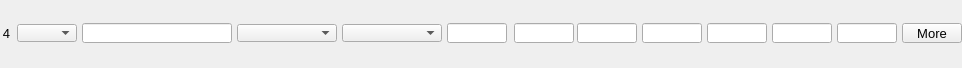
    <widget class="PyDMFrame" name="composite_3">
      <property name="geometry">
        <rect>
          <x>8</x>
          <y>305</y>
          <width>962</width>
          <height>68</height>
        </rect>
      </property>
      <widget class="PyDMEnumComboBox" name="menu_9">
        <property name="geometry">
          <rect>
            <x>17</x>
            <y>24</y>
            <width>60</width>
            <height>18</height>
          </rect>
        </property>
        <property name="toolTip">
          <string>${P}${O4}Use</string>
        </property>
        <property name="channel" stdset="0">
          <string>ca://${P}${O4}Use</string>
        </property>
        <property name="font" stdset="0">
          <font>
            <pointsize>10</pointsize>
          </font>
        </property>
        <property name="styleSheet">
          <string notr="true">PyDMEnumComboBox#menu_9 {
  color: rgb(0, 0, 0);
  background-color: rgb(115, 223, 255);
  }</string>
        </property>
      </widget>
      <widget class="PyDMLabel" name="text_update_33">
        <property name="geometry">
          <rect>
            <x>17</x>
            <y>0</y>
            <width>60</width>
            <height>18</height>
          </rect>
        </property>
        <property name="toolTip">
          <string>PV: ${P}${O4}Use_RBV</string>
        </property>
        <property name="channel" stdset="0">
          <string>ca://${P}${O4}Use_RBV</string>
        </property>
        <property name="font" stdset="0">
          <font>
            <pointsize>10</pointsize>
          </font>
        </property>
        <property name="alignment">
          <set>Qt::AlignCenter</set>
        </property>
        <property name="textInteractionFlags">
          <set>Qt::TextSelectableByKeyboard|Qt::TextSelectableByMouse</set>
        </property>
        <property name="styleSheet">
          <string notr="true">PyDMLabel#text_update_33 {
  color: rgb(10, 0, 184);
  background-color: rgb(70, 70, 70);
  }</string>
        </property>
      </widget>
      <widget class="PyDMLineEdit" name="text_entry_24">
        <property name="geometry">
          <rect>
            <x>82</x>
            <y>23</y>
            <width>150</width>
            <height>20</height>
          </rect>
        </property>
        <property name="channel" stdset="0">
          <string>ca://${P}${O4}Name</string>
        </property>
        <property name="toolTip">
          <string>${P}${O4}Name</string>
        </property>
        <property name="font" stdset="0">
          <font>
            <pointsize>10</pointsize>
          </font>
        </property>
        <property name="styleSheet">
          <string notr="true">PyDMLineEdit#text_entry_24 {
  color: rgb(0, 0, 0);
  background-color: rgb(115, 223, 255);
  border: 1px solid black;
  margin: 0px;
  padding: 0px;
  spacing: 0px;
  }</string>
        </property>
      </widget>
      <widget class="PyDMLabel" name="text_update_34">
        <property name="geometry">
          <rect>
            <x>82</x>
            <y>0</y>
            <width>150</width>
            <height>18</height>
          </rect>
        </property>
        <property name="toolTip">
          <string>PV: ${P}${O4}Name_RBV</string>
        </property>
        <property name="channel" stdset="0">
          <string>ca://${P}${O4}Name_RBV</string>
        </property>
        <property name="font" stdset="0">
          <font>
            <pointsize>10</pointsize>
          </font>
        </property>
        <property name="alignment">
          <set>Qt::AlignCenter</set>
        </property>
        <property name="textInteractionFlags">
          <set>Qt::TextSelectableByKeyboard|Qt::TextSelectableByMouse</set>
        </property>
        <property name="styleSheet">
          <string notr="true">PyDMLabel#text_update_34 {
  color: rgb(10, 0, 184);
  background-color: rgb(187, 187, 187);
  }</string>
        </property>
      </widget>
      <widget class="PyDMEnumComboBox" name="menu_10">
        <property name="geometry">
          <rect>
            <x>237</x>
            <y>24</y>
            <width>100</width>
            <height>18</height>
          </rect>
        </property>
        <property name="toolTip">
          <string>${P}${O4}Shape</string>
        </property>
        <property name="channel" stdset="0">
          <string>ca://${P}${O4}Shape</string>
        </property>
        <property name="font" stdset="0">
          <font>
            <pointsize>10</pointsize>
          </font>
        </property>
        <property name="styleSheet">
          <string notr="true">PyDMEnumComboBox#menu_10 {
  color: rgb(0, 0, 0);
  background-color: rgb(115, 223, 255);
  }</string>
        </property>
      </widget>
      <widget class="PyDMLabel" name="text_update_35">
        <property name="geometry">
          <rect>
            <x>237</x>
            <y>0</y>
            <width>100</width>
            <height>18</height>
          </rect>
        </property>
        <property name="toolTip">
          <string>PV: ${P}${O4}Shape_RBV</string>
        </property>
        <property name="channel" stdset="0">
          <string>ca://${P}${O4}Shape_RBV</string>
        </property>
        <property name="font" stdset="0">
          <font>
            <pointsize>10</pointsize>
          </font>
        </property>
        <property name="alignment">
          <set>Qt::AlignCenter</set>
        </property>
        <property name="textInteractionFlags">
          <set>Qt::TextSelectableByKeyboard|Qt::TextSelectableByMouse</set>
        </property>
        <property name="styleSheet">
          <string notr="true">PyDMLabel#text_update_35 {
  color: rgb(10, 0, 184);
  background-color: rgb(187, 187, 187);
  }</string>
        </property>
      </widget>
      <widget class="PyDMEnumComboBox" name="menu_11">
        <property name="geometry">
          <rect>
            <x>342</x>
            <y>24</y>
            <width>100</width>
            <height>18</height>
          </rect>
        </property>
        <property name="toolTip">
          <string>${P}${O4}DrawMode</string>
        </property>
        <property name="channel" stdset="0">
          <string>ca://${P}${O4}DrawMode</string>
        </property>
        <property name="font" stdset="0">
          <font>
            <pointsize>10</pointsize>
          </font>
        </property>
        <property name="styleSheet">
          <string notr="true">PyDMEnumComboBox#menu_11 {
  color: rgb(0, 0, 0);
  background-color: rgb(115, 223, 255);
  }</string>
        </property>
      </widget>
      <widget class="PyDMLabel" name="text_update_36">
        <property name="geometry">
          <rect>
            <x>342</x>
            <y>0</y>
            <width>100</width>
            <height>18</height>
          </rect>
        </property>
        <property name="toolTip">
          <string>PV: ${P}${O4}DrawMode_RBV</string>
        </property>
        <property name="channel" stdset="0">
          <string>ca://${P}${O4}DrawMode_RBV</string>
        </property>
        <property name="font" stdset="0">
          <font>
            <pointsize>10</pointsize>
          </font>
        </property>
        <property name="alignment">
          <set>Qt::AlignCenter</set>
        </property>
        <property name="textInteractionFlags">
          <set>Qt::TextSelectableByKeyboard|Qt::TextSelectableByMouse</set>
        </property>
        <property name="styleSheet">
          <string notr="true">PyDMLabel#text_update_36 {
  color: rgb(10, 0, 184);
  background-color: rgb(187, 187, 187);
  }</string>
        </property>
      </widget>
      <widget class="PyDMLineEdit" name="text_entry_25">
        <property name="geometry">
          <rect>
            <x>514</x>
            <y>23</y>
            <width>60</width>
            <height>20</height>
          </rect>
        </property>
        <property name="channel" stdset="0">
          <string>ca://${P}${O4}Green</string>
        </property>
        <property name="toolTip">
          <string>${P}${O4}Green</string>
        </property>
        <property name="font" stdset="0">
          <font>
            <pointsize>10</pointsize>
          </font>
        </property>
        <property name="styleSheet">
          <string notr="true">PyDMLineEdit#text_entry_25 {
  color: rgb(0, 0, 0);
  background-color: rgb(115, 223, 255);
  border: 1px solid black;
  margin: 0px;
  padding: 0px;
  spacing: 0px;
  }</string>
        </property>
      </widget>
      <widget class="PyDMLabel" name="text_update_37">
        <property name="geometry">
          <rect>
            <x>514</x>
            <y>0</y>
            <width>60</width>
            <height>18</height>
          </rect>
        </property>
        <property name="toolTip">
          <string>PV: ${P}${O4}Green_RBV</string>
        </property>
        <property name="channel" stdset="0">
          <string>ca://${P}${O4}Green_RBV</string>
        </property>
        <property name="font" stdset="0">
          <font>
            <pointsize>10</pointsize>
          </font>
        </property>
        <property name="alignment">
          <set>Qt::AlignCenter</set>
        </property>
        <property name="textInteractionFlags">
          <set>Qt::TextSelectableByKeyboard|Qt::TextSelectableByMouse</set>
        </property>
        <property name="styleSheet">
          <string notr="true">PyDMLabel#text_update_37 {
  color: rgb(10, 0, 184);
  background-color: rgb(187, 187, 187);
  }</string>
        </property>
      </widget>
      <widget class="PyDMLineEdit" name="text_entry_26">
        <property name="geometry">
          <rect>
            <x>577</x>
            <y>23</y>
            <width>60</width>
            <height>20</height>
          </rect>
        </property>
        <property name="channel" stdset="0">
          <string>ca://${P}${O4}Blue</string>
        </property>
        <property name="toolTip">
          <string>${P}${O4}Blue</string>
        </property>
        <property name="font" stdset="0">
          <font>
            <pointsize>10</pointsize>
          </font>
        </property>
        <property name="styleSheet">
          <string notr="true">PyDMLineEdit#text_entry_26 {
  color: rgb(0, 0, 0);
  background-color: rgb(115, 223, 255);
  border: 1px solid black;
  margin: 0px;
  padding: 0px;
  spacing: 0px;
  }</string>
        </property>
      </widget>
      <widget class="PyDMLabel" name="text_update_38">
        <property name="geometry">
          <rect>
            <x>577</x>
            <y>0</y>
            <width>60</width>
            <height>18</height>
          </rect>
        </property>
        <property name="toolTip">
          <string>PV: ${P}${O4}Blue_RBV</string>
        </property>
        <property name="channel" stdset="0">
          <string>ca://${P}${O4}Blue_RBV</string>
        </property>
        <property name="font" stdset="0">
          <font>
            <pointsize>10</pointsize>
          </font>
        </property>
        <property name="alignment">
          <set>Qt::AlignCenter</set>
        </property>
        <property name="textInteractionFlags">
          <set>Qt::TextSelectableByKeyboard|Qt::TextSelectableByMouse</set>
        </property>
        <property name="styleSheet">
          <string notr="true">PyDMLabel#text_update_38 {
  color: rgb(10, 0, 184);
  background-color: rgb(187, 187, 187);
  }</string>
        </property>
      </widget>
      <widget class="PyDMSlider" name="valuator_12">
        <property name="geometry">
          <rect>
            <x>642</x>
            <y>48</y>
            <width>60</width>
            <height>20</height>
          </rect>
        </property>
        <property name="channel" stdset="0">
          <string>ca://${P}${O4}PositionX</string>
        </property>
        <property name="toolTip">
          <string>${P}${O4}PositionX</string>
        </property>
        <property name="orientation" stdset="0">
          <string>Qt::Horizontal</string>
        </property>
        <property name="showLimitLabels" stdset="0">
          <bool>true</bool>
        </property>
        <property name="showValueLabel" stdset="0">
          <bool>false</bool>
        </property>
        <property name="showUnits" stdset="0">
          <bool>false</bool>
        </property>
        <property name="tickPosition" stdset="0">
          <enum>QSlider::NoTicks</enum>
        </property>
        <property name="precision" stdset="0">
          <number>1</number>
        </property>
        <property name="styleSheet">
          <string notr="true">PyDMSlider#valuator_12 {
  color: rgb(0, 0, 0);
  background-color: rgb(115, 223, 255);
  }</string>
        </property>
      </widget>
      <widget class="PyDMLineEdit" name="text_entry_27">
        <property name="geometry">
          <rect>
            <x>642</x>
            <y>23</y>
            <width>60</width>
            <height>20</height>
          </rect>
        </property>
        <property name="channel" stdset="0">
          <string>ca://${P}${O4}PositionX</string>
        </property>
        <property name="toolTip">
          <string>${P}${O4}PositionX</string>
        </property>
        <property name="font" stdset="0">
          <font>
            <pointsize>10</pointsize>
          </font>
        </property>
        <property name="styleSheet">
          <string notr="true">PyDMLineEdit#text_entry_27 {
  color: rgb(0, 0, 0);
  background-color: rgb(115, 223, 255);
  border: 1px solid black;
  margin: 0px;
  padding: 0px;
  spacing: 0px;
  }</string>
        </property>
      </widget>
      <widget class="PyDMLabel" name="text_update_39">
        <property name="geometry">
          <rect>
            <x>642</x>
            <y>0</y>
            <width>60</width>
            <height>18</height>
          </rect>
        </property>
        <property name="toolTip">
          <string>PV: ${P}${O4}PositionX_RBV</string>
        </property>
        <property name="channel" stdset="0">
          <string>ca://${P}${O4}PositionX_RBV</string>
        </property>
        <property name="font" stdset="0">
          <font>
            <pointsize>10</pointsize>
          </font>
        </property>
        <property name="alignment">
          <set>Qt::AlignCenter</set>
        </property>
        <property name="textInteractionFlags">
          <set>Qt::TextSelectableByKeyboard|Qt::TextSelectableByMouse</set>
        </property>
        <property name="styleSheet">
          <string notr="true">PyDMLabel#text_update_39 {
  color: rgb(10, 0, 184);
  background-color: rgb(187, 187, 187);
  }</string>
        </property>
      </widget>
      <widget class="PyDMSlider" name="valuator_13">
        <property name="geometry">
          <rect>
            <x>707</x>
            <y>48</y>
            <width>60</width>
            <height>20</height>
          </rect>
        </property>
        <property name="channel" stdset="0">
          <string>ca://${P}${O4}SizeX</string>
        </property>
        <property name="toolTip">
          <string>${P}${O4}SizeX</string>
        </property>
        <property name="orientation" stdset="0">
          <string>Qt::Horizontal</string>
        </property>
        <property name="showLimitLabels" stdset="0">
          <bool>true</bool>
        </property>
        <property name="showValueLabel" stdset="0">
          <bool>false</bool>
        </property>
        <property name="showUnits" stdset="0">
          <bool>false</bool>
        </property>
        <property name="tickPosition" stdset="0">
          <enum>QSlider::NoTicks</enum>
        </property>
        <property name="precision" stdset="0">
          <number>1</number>
        </property>
        <property name="styleSheet">
          <string notr="true">PyDMSlider#valuator_13 {
  color: rgb(0, 0, 0);
  background-color: rgb(115, 223, 255);
  }</string>
        </property>
      </widget>
      <widget class="PyDMLineEdit" name="text_entry_28">
        <property name="geometry">
          <rect>
            <x>707</x>
            <y>23</y>
            <width>60</width>
            <height>20</height>
          </rect>
        </property>
        <property name="channel" stdset="0">
          <string>ca://${P}${O4}SizeX</string>
        </property>
        <property name="toolTip">
          <string>${P}${O4}SizeX</string>
        </property>
        <property name="font" stdset="0">
          <font>
            <pointsize>10</pointsize>
          </font>
        </property>
        <property name="styleSheet">
          <string notr="true">PyDMLineEdit#text_entry_28 {
  color: rgb(0, 0, 0);
  background-color: rgb(115, 223, 255);
  border: 1px solid black;
  margin: 0px;
  padding: 0px;
  spacing: 0px;
  }</string>
        </property>
      </widget>
      <widget class="PyDMLabel" name="text_update_40">
        <property name="geometry">
          <rect>
            <x>707</x>
            <y>0</y>
            <width>60</width>
            <height>18</height>
          </rect>
        </property>
        <property name="toolTip">
          <string>PV: ${P}${O4}SizeX_RBV</string>
        </property>
        <property name="channel" stdset="0">
          <string>ca://${P}${O4}SizeX_RBV</string>
        </property>
        <property name="font" stdset="0">
          <font>
            <pointsize>10</pointsize>
          </font>
        </property>
        <property name="alignment">
          <set>Qt::AlignCenter</set>
        </property>
        <property name="textInteractionFlags">
          <set>Qt::TextSelectableByKeyboard|Qt::TextSelectableByMouse</set>
        </property>
        <property name="styleSheet">
          <string notr="true">PyDMLabel#text_update_40 {
  color: rgb(10, 0, 184);
  background-color: rgb(187, 187, 187);
  }</string>
        </property>
      </widget>
      <widget class="PyDMSlider" name="valuator_14">
        <property name="geometry">
          <rect>
            <x>772</x>
            <y>48</y>
            <width>60</width>
            <height>20</height>
          </rect>
        </property>
        <property name="channel" stdset="0">
          <string>ca://${P}${O4}PositionY</string>
        </property>
        <property name="toolTip">
          <string>${P}${O4}PositionY</string>
        </property>
        <property name="orientation" stdset="0">
          <string>Qt::Horizontal</string>
        </property>
        <property name="showLimitLabels" stdset="0">
          <bool>true</bool>
        </property>
        <property name="showValueLabel" stdset="0">
          <bool>false</bool>
        </property>
        <property name="showUnits" stdset="0">
          <bool>false</bool>
        </property>
        <property name="tickPosition" stdset="0">
          <enum>QSlider::NoTicks</enum>
        </property>
        <property name="precision" stdset="0">
          <number>1</number>
        </property>
        <property name="styleSheet">
          <string notr="true">PyDMSlider#valuator_14 {
  color: rgb(0, 0, 0);
  background-color: rgb(115, 223, 255);
  }</string>
        </property>
      </widget>
      <widget class="PyDMLineEdit" name="text_entry_29">
        <property name="geometry">
          <rect>
            <x>772</x>
            <y>23</y>
            <width>60</width>
            <height>20</height>
          </rect>
        </property>
        <property name="channel" stdset="0">
          <string>ca://${P}${O4}PositionY</string>
        </property>
        <property name="toolTip">
          <string>${P}${O4}PositionY</string>
        </property>
        <property name="font" stdset="0">
          <font>
            <pointsize>10</pointsize>
          </font>
        </property>
        <property name="styleSheet">
          <string notr="true">PyDMLineEdit#text_entry_29 {
  color: rgb(0, 0, 0);
  background-color: rgb(115, 223, 255);
  border: 1px solid black;
  margin: 0px;
  padding: 0px;
  spacing: 0px;
  }</string>
        </property>
      </widget>
      <widget class="PyDMLabel" name="text_update_41">
        <property name="geometry">
          <rect>
            <x>772</x>
            <y>0</y>
            <width>60</width>
            <height>18</height>
          </rect>
        </property>
        <property name="toolTip">
          <string>PV: ${P}${O4}PositionY_RBV</string>
        </property>
        <property name="channel" stdset="0">
          <string>ca://${P}${O4}PositionY_RBV</string>
        </property>
        <property name="font" stdset="0">
          <font>
            <pointsize>10</pointsize>
          </font>
        </property>
        <property name="alignment">
          <set>Qt::AlignCenter</set>
        </property>
        <property name="textInteractionFlags">
          <set>Qt::TextSelectableByKeyboard|Qt::TextSelectableByMouse</set>
        </property>
        <property name="styleSheet">
          <string notr="true">PyDMLabel#text_update_41 {
  color: rgb(10, 0, 184);
  background-color: rgb(187, 187, 187);
  }</string>
        </property>
      </widget>
      <widget class="PyDMSlider" name="valuator_15">
        <property name="geometry">
          <rect>
            <x>837</x>
            <y>48</y>
            <width>60</width>
            <height>20</height>
          </rect>
        </property>
        <property name="channel" stdset="0">
          <string>ca://${P}${O4}SizeY</string>
        </property>
        <property name="toolTip">
          <string>${P}${O4}SizeY</string>
        </property>
        <property name="orientation" stdset="0">
          <string>Qt::Horizontal</string>
        </property>
        <property name="showLimitLabels" stdset="0">
          <bool>true</bool>
        </property>
        <property name="showValueLabel" stdset="0">
          <bool>false</bool>
        </property>
        <property name="showUnits" stdset="0">
          <bool>false</bool>
        </property>
        <property name="tickPosition" stdset="0">
          <enum>QSlider::NoTicks</enum>
        </property>
        <property name="precision" stdset="0">
          <number>1</number>
        </property>
        <property name="styleSheet">
          <string notr="true">PyDMSlider#valuator_15 {
  color: rgb(0, 0, 0);
  background-color: rgb(115, 223, 255);
  }</string>
        </property>
      </widget>
      <widget class="PyDMLineEdit" name="text_entry_30">
        <property name="geometry">
          <rect>
            <x>837</x>
            <y>23</y>
            <width>60</width>
            <height>20</height>
          </rect>
        </property>
        <property name="channel" stdset="0">
          <string>ca://${P}${O4}SizeY</string>
        </property>
        <property name="toolTip">
          <string>${P}${O4}SizeY</string>
        </property>
        <property name="font" stdset="0">
          <font>
            <pointsize>10</pointsize>
          </font>
        </property>
        <property name="styleSheet">
          <string notr="true">PyDMLineEdit#text_entry_30 {
  color: rgb(0, 0, 0);
  background-color: rgb(115, 223, 255);
  border: 1px solid black;
  margin: 0px;
  padding: 0px;
  spacing: 0px;
  }</string>
        </property>
      </widget>
      <widget class="PyDMLabel" name="text_update_42">
        <property name="geometry">
          <rect>
            <x>837</x>
            <y>0</y>
            <width>60</width>
            <height>18</height>
          </rect>
        </property>
        <property name="toolTip">
          <string>PV: ${P}${O4}SizeY_RBV</string>
        </property>
        <property name="channel" stdset="0">
          <string>ca://${P}${O4}SizeY_RBV</string>
        </property>
        <property name="font" stdset="0">
          <font>
            <pointsize>10</pointsize>
          </font>
        </property>
        <property name="alignment">
          <set>Qt::AlignCenter</set>
        </property>
        <property name="textInteractionFlags">
          <set>Qt::TextSelectableByKeyboard|Qt::TextSelectableByMouse</set>
        </property>
        <property name="styleSheet">
          <string notr="true">PyDMLabel#text_update_42 {
  color: rgb(10, 0, 184);
  background-color: rgb(187, 187, 187);
  }</string>
        </property>
      </widget>
      <widget class="PyDMLineEdit" name="text_entry_31">
        <property name="geometry">
          <rect>
            <x>447</x>
            <y>23</y>
            <width>60</width>
            <height>20</height>
          </rect>
        </property>
        <property name="channel" stdset="0">
          <string>ca://${P}${O4}Red</string>
        </property>
        <property name="toolTip">
          <string>${P}${O4}Red</string>
        </property>
        <property name="font" stdset="0">
          <font>
            <pointsize>10</pointsize>
          </font>
        </property>
        <property name="styleSheet">
          <string notr="true">PyDMLineEdit#text_entry_31 {
  color: rgb(0, 0, 0);
  background-color: rgb(115, 223, 255);
  border: 1px solid black;
  margin: 0px;
  padding: 0px;
  spacing: 0px;
  }</string>
        </property>
      </widget>
      <widget class="PyDMLabel" name="text_update_43">
        <property name="geometry">
          <rect>
            <x>447</x>
            <y>0</y>
            <width>60</width>
            <height>18</height>
          </rect>
        </property>
        <property name="toolTip">
          <string>PV: ${P}${O4}Red_RBV</string>
        </property>
        <property name="channel" stdset="0">
          <string>ca://${P}${O4}Red_RBV</string>
        </property>
        <property name="font" stdset="0">
          <font>
            <pointsize>10</pointsize>
          </font>
        </property>
        <property name="alignment">
          <set>Qt::AlignCenter</set>
        </property>
        <property name="textInteractionFlags">
          <set>Qt::TextSelectableByKeyboard|Qt::TextSelectableByMouse</set>
        </property>
        <property name="styleSheet">
          <string notr="true">PyDMLabel#text_update_43 {
  color: rgb(10, 0, 184);
  background-color: rgb(187, 187, 187);
  }</string>
        </property>
      </widget>
      <widget class="QLabel" name="text_18">
        <property name="geometry">
          <rect>
            <x>0</x>
            <y>23</y>
            <width>10</width>
            <height>20</height>
          </rect>
        </property>
        <property name="text">
          <string>4</string>
        </property>
        <property name="font" stdset="0">
          <font>
            <pointsize>10</pointsize>
          </font>
        </property>
        <property name="brush" stdset="0">
          <brush brushstyle="SolidPattern">
            <color alpha="255">
              <red>0</red>
              <green>0</green>
              <blue>0</blue>
            </color>
          </brush>
        </property>
        <property name="toolTip">
          <string>text_18</string>
        </property>
        <property name="alignment">
          <set>Qt::AlignRight|Qt::AlignTrailing|Qt::AlignVCenter</set>
        </property>
        <property name="styleSheet">
          <string notr="true">QLabel#text_18 {
  color: rgb(0, 0, 0);
  }</string>
        </property>
      </widget>
      <widget class="PyDMRelatedDisplayButton" name="related_display_3">
        <property name="geometry">
          <rect>
            <x>902</x>
            <y>23</y>
            <width>60</width>
            <height>20</height>
          </rect>
        </property>
        <property name="toolTip">
          <string>More</string>
        </property>
        <property name="text">
          <string>More</string>
        </property>
        <property name="showIcon" stdset="0">
          <bool>true</bool>
        </property>
        <property name="font" stdset="0">
          <font>
            <pointsize>10</pointsize>
          </font>
        </property>
        <property name="styleSheet">
          <string notr="true">PyDMRelatedDisplayButton#related_display_3 {
  color: rgb(0, 0, 0);
  background-color: rgb(115, 223, 255);
  }</string>
        </property>
        <property name="titles" stdset="0">
          <stringlist>
            <string>Full Overlay</string>
          </stringlist>
        </property>
        <property name="filenames" stdset="0">
          <stringlist>
            <string>OverlayN_V20.ui</string>
          </stringlist>
        </property>
        <property name="macros" stdset="0">
          <stringlist>
            <string>P=${P}, R=${O4}</string>
          </stringlist>
        </property>
        <property name="openInNewWindow" stdset="0">
          <bool>true</bool>
        </property>
      </widget>
    </widget>
